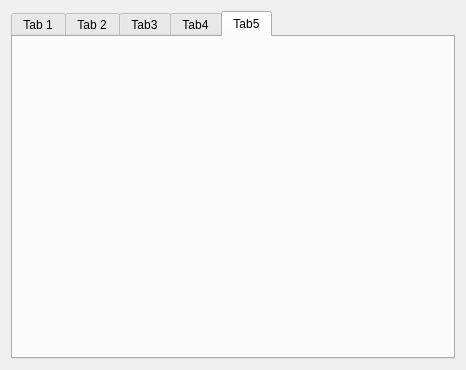
<?xml version="1.0" encoding="UTF-8"?>
<ui version="4.0">
 <class>MainWidget</class>
 <widget class="QWidget" name="MainWidget">
  <property name="geometry">
   <rect>
    <x>0</x>
    <y>0</y>
    <width>466</width>
    <height>370</height>
   </rect>
  </property>
  <property name="windowTitle">
   <string>MainWidget</string>
  </property>
  <layout class="QVBoxLayout" name="verticalLayout">
   <item>
    <widget class="QTabWidget" name="pTabWidget">
     <property name="currentIndex">
      <number>4</number>
     </property>
     <widget class="QWidget" name="pTab1">
      <attribute name="title">
       <string>Tab 1</string>
      </attribute>
     </widget>
     <widget class="QWidget" name="pTab2">
      <attribute name="title">
       <string>Tab 2</string>
      </attribute>
     </widget>
     <widget class="QWidget" name="pTab3">
      <attribute name="title">
       <string>Tab3</string>
      </attribute>
     </widget>
     <widget class="QWidget" name="pTab4">
      <attribute name="title">
       <string>Tab4</string>
      </attribute>
     </widget>
     <widget class="QWidget" name="pTab5">
      <attribute name="title">
       <string>Tab5</string>
      </attribute>
     </widget>
    </widget>
   </item>
  </layout>
 </widget>
 <resources/>
 <connections/>
</ui>
